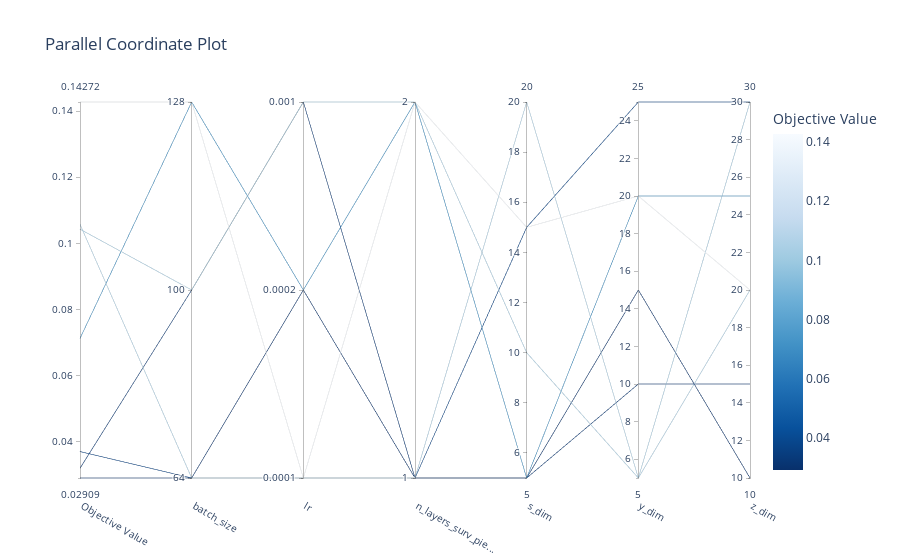

The notebook cell this image was saved under:
### Code cell
# Visualize high-dimensional parameter relationships. 
plot_parallel_coordinate(study)

### Figure 1 — Plotly figure (JSON) as saved in the notebook; plotly's stock layout.template omitted (floating-point values rounded to 4 significant figures)
{"data": [{"dimensions": [{"label": "Objective Value", "range": [0.02909, 0.1427], "values": [0.03708, 0.1057, 0.02909, 0.03203, 0.1043, 0.1427, 0.07127]}, {"label": "batch_size", "range": [0, 2], "ticktext": ["64", "100", "128"], "tickvals": [0, 1, 2], "values": [0, 0, 0, 1, 1, 2, 2]}, {"label": "lr", "range": [0, 2], "ticktext": ["0.0001", "0.0002", "0.001"], "tickvals": [0, 1, 2], "values": [0, 0, 1, 2, 2, 0, 1]}, {"label": "n_layers_surv_pie...", "range": [0, 1], "ticktext": ["1", "2"], "tickvals": [0, 1], "values": [0, 0, 0, 0, 1, 1, 1]}, {"label": "s_dim", "range": [5, 20], "values": [15, 20, 5, 5, 10, 15, 5]}, {"label": "y_dim", "range": [5, 25], "values": [25, 5, 15, 10, 5, 20, 20]}, {"label": "z_dim", "range": [10, 30], "values": [30, 20, 10, 15, 30, 20, 25]}], "labelangle": 30, "labelside": "bottom", "line": {"color": [0.03708, 0.1057, 0.02909, 0.03203, 0.1043, 0.1427, 0.07127], "colorbar": {"title": {"text": "Objective Value"}}, "colorscale": [[0, "rgb(247,251,255)"], [0.125, "rgb(222,235,247)"], [0.25, "rgb(198,219,239)"], [0.375, "rgb(158,202,225)"], [0.5, "rgb(107,174,214)"], [0.625, "rgb(66,146,198)"], [0.75, "rgb(33,113,181)"], [0.875, "rgb(8,81,156)"], [1, "rgb(8,48,107)"]], "reversescale": true, "showscale": true}, "type": "parcoords"}], "layout": {"title": {"text": "Parallel Coordinate Plot"}}}
